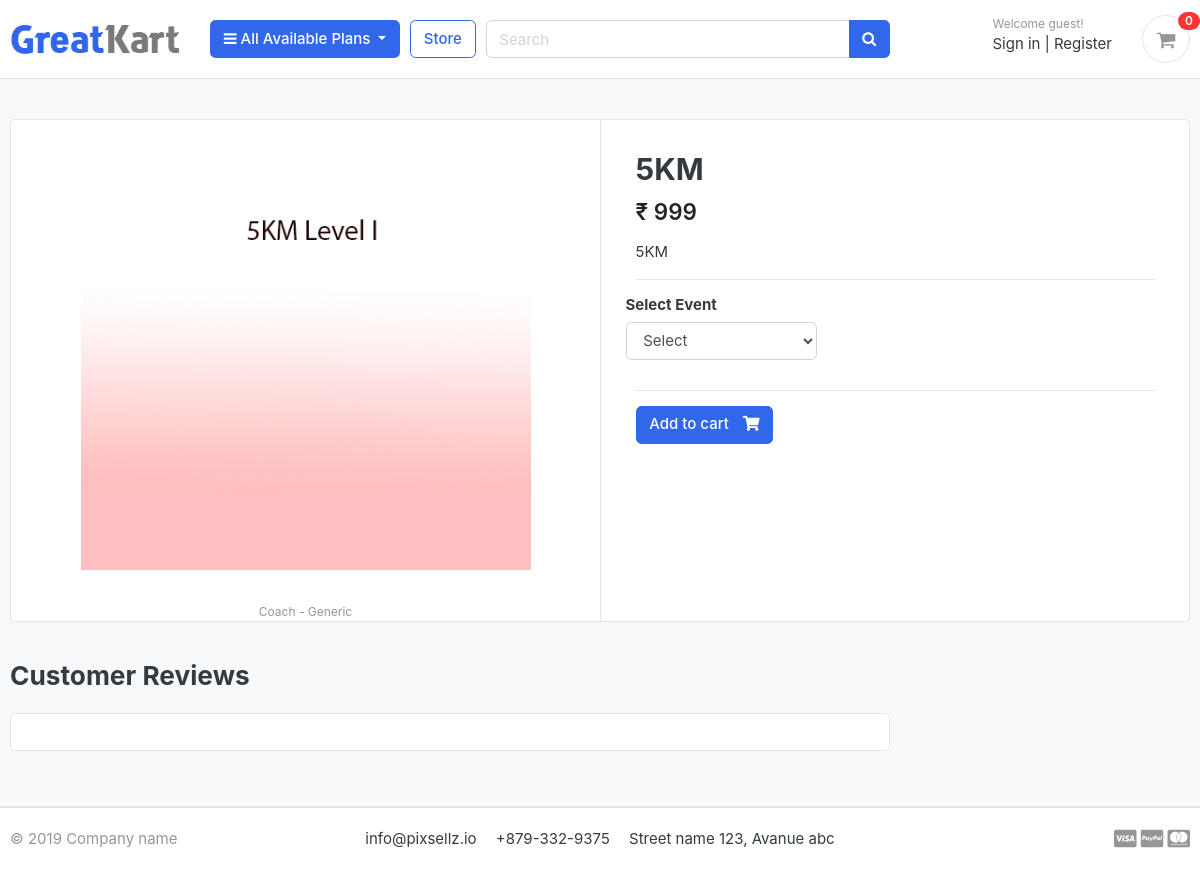
Screenshot of /store/category/5km/5km/ with the database file from the repository.
### store/models.py (models this page shows, shortened)
class Product(models.Model):
    product_name    = models.CharField(max_length=200, unique=True)
    slug            = models.SlugField(max_length=200, unique=True)
    description     = models.TextField(max_length=500, blank=True)
    price           = models.IntegerField()
    images          = models.ImageField(upload_to='photos/products')
    coach           = models.CharField(max_length=500, blank=True, default='Generic')
    is_available    = models.BooleanField(default=True)
    category        = models.ForeignKey(Category, on_delete=models.CASCADE)
    created_date    = models.DateTimeField(auto_now_add=True)
    modified_date   = models.DateTimeField(auto_now=True)
    level           = models.CharField(max_length=255,choices=[('1','Level 1'),('2','Level II'),('3','Level III')],default="1")

### store/views.py (the view)
# urls.py: path('category/<slug:category_slug>/<slug:product_slug>/', views.product_detail, name='product_detail'),
def product_detail(request, category_slug, product_slug):
    try:
        single_product = Product.objects.get(category__slug=category_slug, slug=product_slug)
        in_cart = CartItem.objects.filter(cart__cart_id=_cart_id(request), product=single_product).exists()
    except Exception as e:
        raise e
    context = {
        'single_product': single_product,
        'in_cart'       : in_cart,
    }
    return render(request, 'store/product_detail.html', context)

### carts/context_processors.py (called while the page is built)
def counter(request):
    cart_count = 0
    if 'admin' in request.path:
        return {}
    else:
        try:
            cart = Cart.objects.filter(cart_id=_cart_id(request))
            if request.user.is_authenticated:
                cart_items = CartItem.objects.all().filter(user=request.user)
            else:
                cart_items = CartItem.objects.all().filter(cart=cart[:1])
            for cart_item in cart_items:
                cart_count += cart_item.quantity
        except Cart.DoesNotExist:
            cart_count = 0
    return dict(cart_count=cart_count)

### carts/views.py (called while the page is built)
def _cart_id(request):
    cart = request.session.session_key
    if not cart:
        cart = request.session.create()
    return cart

### category/context_processors.py (called while the page is built)
def menu_links(request):
    links = Category.objects.all()
    return dict(links=links)

### category/models.py (called while the page is built)
    def get_url(self):
            return reverse('products_by_category', args=[self.slug])

### store/models.py (called while the page is built)
    def event(self):
        return super(VariationManager, self).filter(variation_category='event', is_active=True)

### templates/store/product_detail.html (shortened to what this page needs)
{% extends 'base.html' %}
{% load static %}
{% block content %}
<section class="section-content padding-y bg">
	<div class="container">
		<div class="card">
			<div class="row no-gutters">
				<aside class="col-md-6">
					<article class="gallery-wrap">
						<div class="img-big-wrap">
							<a href="{% url 'store' %}"><img src="{{ single_product.images.url }}"></a>
						</div>
						<br>
						<small class="title text-muted" style="display: block; text-align: center;">Coach - {{ single_product.coach }}</small>
					</article>
				</aside>
				<main class="col-md-6 border-left">
					<form action="{% url 'add_cart' single_product.id %}" method="POST">
					<article class="content-body">
						<h2 class="title">{{ single_product.product_name }}</h2>
						<div class="mb-3">
							<var class="price h4"> ₹ {{single_product.price}}</var>
						</div>
						<p>{{single_product.description}}</p>
						<hr>
						<div class="row">
							<div class="item-option-select">
								<h6>Select Event</h6>
								<select name="event" class="form-control" required>
									<option value="" disabled selected>Select</option>
								</select>
							</div>
						</div>
						<hr>
						<button type="submit" class="btn  btn-primary"> <span
							class="text">Add to cart</span> <i class="fas fa-shopping-cart"></i> </button>
					</article>
				</form>
				</main>
			</div>
		</div>
		<br>
		<div class="row">
			<div class="col-md-9">
				<header class="section-heading">
					<h3>Customer Reviews </h3>
				</header>
				<article class="box mb-3">
				</article>
			</div>
		</div>
	</div>
</section>
{% endblock %}

### static/css/ui.css (style rules this page uses)
html { font-family: "Inter", sans-serif; font-size: 15px; }
.content-body { flex: 1 1 auto; padding: 2rem 2.3rem; }
.padding-y { padding-top: 40px; padding-bottom: 40px; }
var { font-style: normal; }
article:after, .form-group:after { display: block; clear: both; content: ""; }
.bg { background-color: #f8f9fa; }
.section-heading { margin-bottom: 20px; margin-top: 15px; }
.btn .text + i { margin-left: 10px; }
.price { font-weight: 600; color: #212529; }
.box { padding: 18px; background: #fff; border-radius: 0.37rem; border: 1px solid #e4e4e4; }
.gallery-wrap .img-big-wrap { margin-bottom: 10px; border-radius: 0.37rem; overflow: hidden; background-color: #fff; }
.gallery-wrap .img-big-wrap a { text-align: center; display: block; }
.gallery-wrap .img-big-wrap img { height: 450px; width: auto; display: inline-block; }
.item-option-select { margin-bottom: 1rem; display: inline-block; margin-right: 15px; }

### rows the page displays
Product: images (picture), coach "Generic", product_name "5KM", price "999", description "5KM"

### other values shown
{{ cart_count }} "0"
